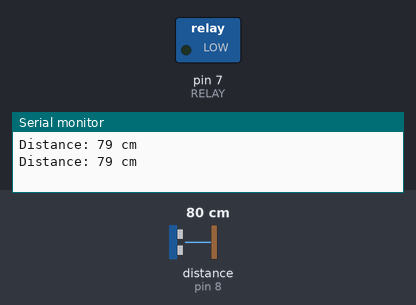
A sketch run on a simulated Arduino Uno, built with avr-gcc and run on an emulated ATmega328P. Parts: switched loads named in the sketch (green lamp = pin HIGH), the last lines printed to the serial monitor. Wiring (inferred from the names in the program): ultrasonic range finder: trigger pin 9; echo pin 8. Inputs (shaded band) come from the test bench; at power-on: distance to the obstacle (sensor on pin 8) 80 cm. The echo pulse lasts 58.3 µs per cm; pins used as bus, display or sensor lines are not drawn.

Above: at 1.8 s.
1.9 s: distance to the obstacle (sensor on pin 8) set to 12 cm
3.4 s: distance to the obstacle (sensor on pin 8) set to 9 cm
At 4.6 s:
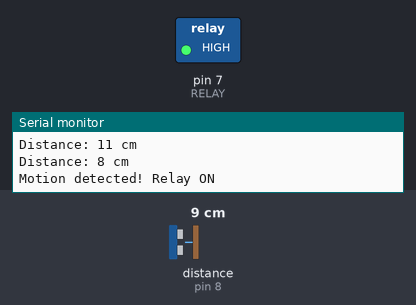
Timing chart, 0 to 6.8 s (numbered marks = the images above; inputs shaded):
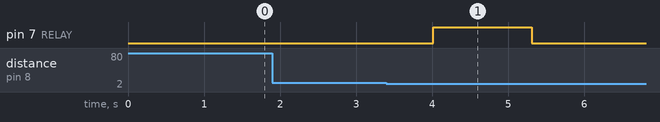

The sketch:

arduino_uno.ino
```cpp
#define TRIG 9
#define ECHO 8
#define RELAY 7

long duration;
int distance;

void setup() {
  Serial.begin(9600);
  pinMode(TRIG, OUTPUT);
  pinMode(ECHO, INPUT);
  pinMode(RELAY, OUTPUT);
  digitalWrite(RELAY, LOW); // Motor OFF by default
}

void loop() {
  // Trigger ultrasonic pulse
  digitalWrite(TRIG, LOW);
  delayMicroseconds(2);
  digitalWrite(TRIG, HIGH);
  delayMicroseconds(10);
  digitalWrite(TRIG, LOW);

  // Read echo duration
  duration = pulseIn(ECHO, HIGH, 30000); // Timeout after 30 ms

  if (duration > 0) {
    distance = duration * 0.0343 / 2; // Convert to cm
    Serial.print("Distance: ");
    Serial.print(distance);
    Serial.println(" cm");

    if (distance < 10) {
      Serial.println("Motion detected! Relay ON");
      digitalWrite(RELAY, HIGH);  // Motor ON
      delay(1300);                // Run for 1 second
      digitalWrite(RELAY, LOW);   // Motor OFF
      Serial.println("Relay OFF");
      delay(10000);               // Cooldown before next detection
      return;
    }
  } else {
    Serial.println("No echo");
  }

  delay(1000); // Loop delay
}
```

Measured:
- the behaviour switches between 11 and 10 cm on distance to the obstacle (sensor on pin 8) (found by bisection; images 0 and 1)
- after the input at 3.4 s, pin 7 (RELAY): LOW → HIGH after 0.62 s, → LOW 1.3 s later
